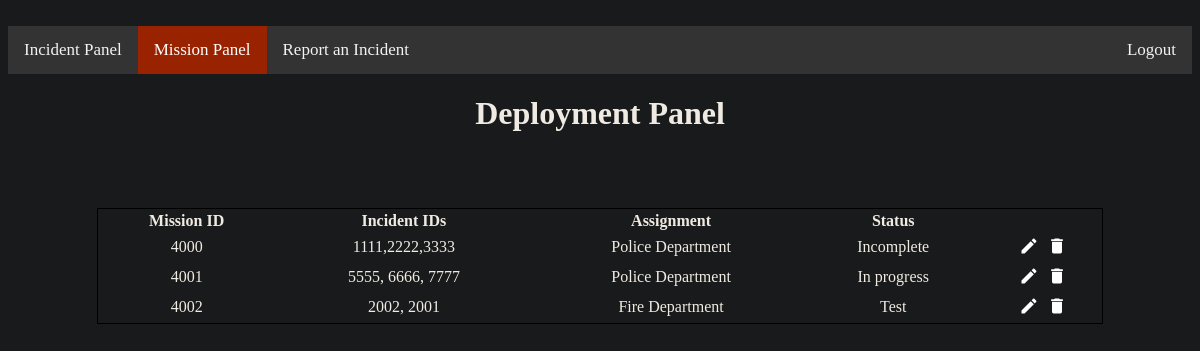
Page /deploymentPanel on the committed database.
### tables this page shows
CREATE TABLE Mission (missionID INT (0, 4) PRIMARY KEY, incidentList TEXT, missionAssignment TEXT, missionStatus TEXT DEFAULT Incomplete);

### Prototype/views.py (the view, shortened to what this page needs)
@app.route('/deploymentPanel', methods=['POST', 'GET'])
def deploymentPanel():
    roles = ["Officer", "Manager"]
    global USER
    if not authenticate(roles):
        if USER == None or request.referrer == None:
            return redirect(url_for('login'))
        return redirect(request.referrer)
    var = False
    missions = pullMission()
    missionID = [m[0] for m in missions]
    missionList = [m[1] for m in missions]
    team = [m[2] for m in missions]
    status = [m[3] for m in missions]
    length = len(missionID)
    return render_template('deploymentTable.html', length=length, missionID=missionID, missionList=missionList, team=team, status=status, var=var)

### Prototype/views.py (called while the page is built)
def authenticate(roles):
    global USER
    if USER not in roles and USER != "Admin":
        return False
    return True

def pullMission():
    conn = sqlite3.connect("callCenter.db")
    cur = conn.cursor()
    mis = cur.execute('SELECT * FROM Mission')
    mis = cur.fetchall()
    conn.commit()
    cur.close()
    conn.close()
    return mis

### Prototype/templates/deploymentTable.html
﻿{% extends "deploymentPanel.html" %}
{% block table %}
    {% for i in range(length) %}
    <tr class="data">
        <td>{{missionID[i]}}</td>
        <td>{{missionList[i]}}</td>
        <td>{{team[i]}}</td>
        {% if var == True %}
        <td><input type="text" placeholder="{{status[i]}}" name="status" /></td>
        {% else %}
        <td>{{status[i]}}</td>
        {% endif %}
        <td>
            <button name="edit" value="{{missionID[i]}}" style="cursor: pointer; background-color: transparent; border: 0px; width: 24px; height: 24px;">
                <svg viewBox="0 0 24 24" style="width:20px; height: 20px;">
                    <path fill="#FFF" d="M20.71,7.04C21.1,6.65 21.1,6 20.71,5.63L18.37,3.29C18,2.9 17.35,2.9 16.96,3.29L15.12,5.12L18.87,8.87M3,17.25V21H6.75L17.81,9.93L14.06,6.18L3,17.25Z" />
                </svg>
            </button>
            <button type="submit" name="delete" value="{{missionID[i]}}" style="cursor: pointer; background-color: transparent; border: 0px; width: 24px; height: 24px;">
                <svg viewBox="0 0 24 24" style="width:20px; height: 20px;">
                    <path fill="#FFF" d="M19,4H15.5L14.5,3H9.5L8.5,4H5V6H19M6,19A2,2 0 0,0 8,21H16A2,2 0 0,0 18,19V7H6V19Z" />
                </svg>
            </button>
        </td>
    </tr>
    {% endfor %}
{% endblock %}

### Prototype/templates/deploymentPanel.html (style rules this page uses)
.data { text-align: center; }

### rows in the picture
Mission: missionID "4000", incidentList "1111,2222,3333", missionAssignment "Police Department", missionStatus "Incomplete"
Mission: missionID "4001", incidentList "5555, 6666, 7777", missionAssignment "Police Department", missionStatus "In progress"
Mission: missionID "4002", incidentList "2002, 2001", missionAssignment "Fire Department", missionStatus "Test"
